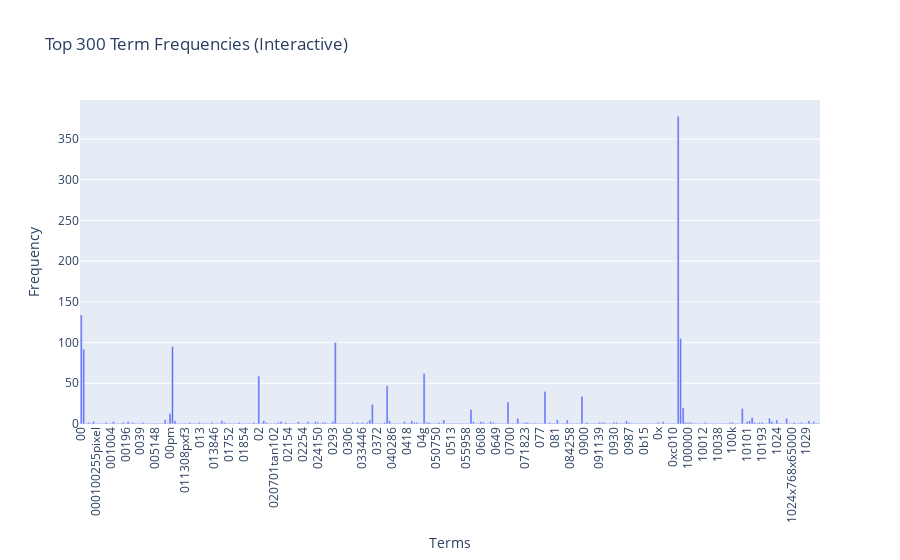

The code cell stored with this chart in its notebook:
### Markdown cell above
### >>> **Exercise 12 (take home):**
If you want a nicer interactive visualization here, I would encourage you try to install and use plotly to achieve this.

### Code cell
# Answer here
import plotly.express as px
fig = px.bar(
    x=count_vect.get_feature_names_out()[:300],
    y=term_frequencies[:300],
    title="Top 300 Term Frequencies (Interactive)",
    labels={'x': 'Terms', 'y': 'Frequency'}
)
fig.update_layout(xaxis_tickangle=-90)
fig.show()

### Figure 1 — Plotly figure (JSON) as saved in the notebook; plotly's stock layout.template omitted (floating-point values rounded to 4 significant figures; data arrays with more than 128 entries replaced by an {"elided": "..."} marker saying what was removed)
{"data": [{"hovertemplate": "Terms=%{x}<br>Frequency=%{y}<extra></extra>", "legendgroup": "", "marker": {"color": "#636efa", "pattern": {"shape": ""}}, "name": "", "orientation": "v", "showlegend": false, "textposition": "auto", "type": "bar", "x": {"elided": "300 str values"}, "xaxis": "x", "y": {"elided": "300 int values"}, "yaxis": "y"}], "layout": {"barmode": "relative", "legend": {"tracegroupgap": 0}, "title": {"text": "Top 300 Term Frequencies (Interactive)"}, "xaxis": {"anchor": "y", "domain": [0, 1], "tickangle": -90, "title": {"text": "Terms"}}, "yaxis": {"anchor": "x", "domain": [0, 1], "title": {"text": "Frequency"}}}}
